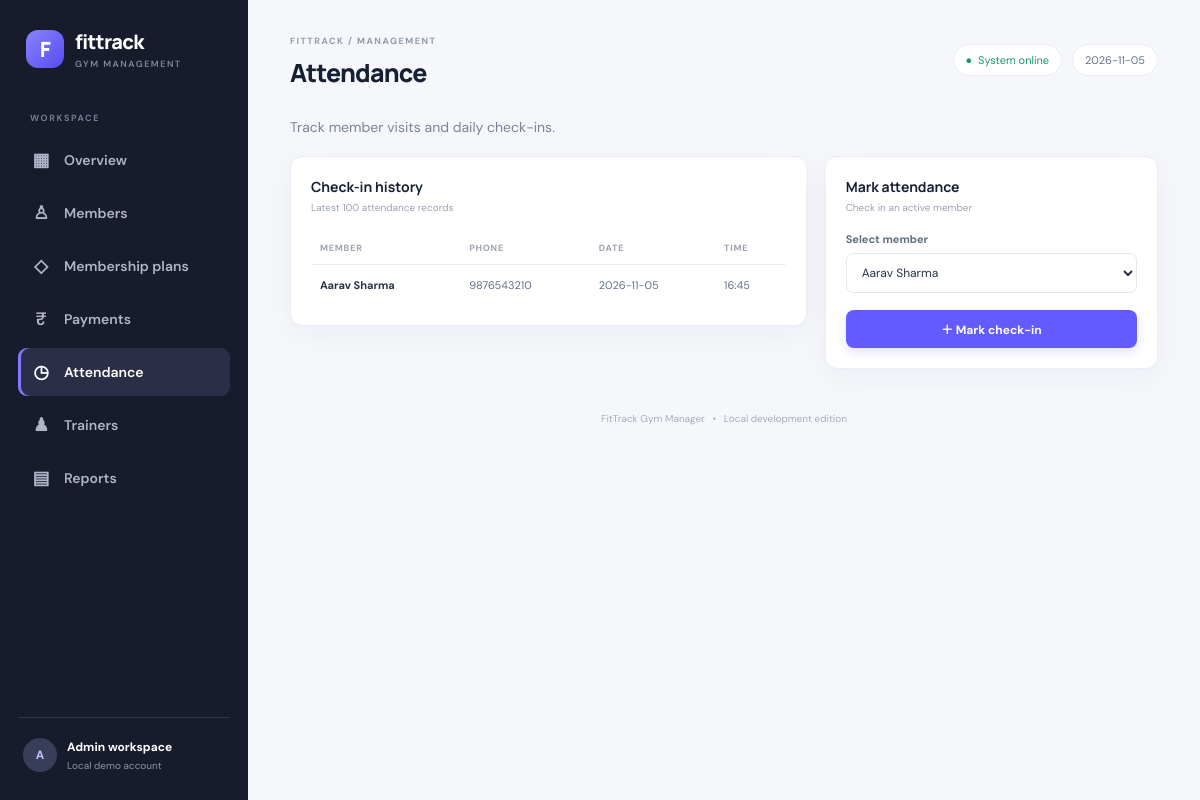
The app's page /attendance with its own data.
### tables this page shows
CREATE TABLE attendance (id INTEGER PRIMARY KEY AUTOINCREMENT,member_id INTEGER NOT NULL,checkin_date TEXT NOT NULL,checkin_time TEXT NOT NULL,FOREIGN KEY(member_id) REFERENCES members(id) ON DELETE CASCADE);

CREATE TABLE members (id INTEGER PRIMARY KEY AUTOINCREMENT,name TEXT NOT NULL,phone TEXT NOT NULL,email TEXT,gender TEXT,join_date TEXT NOT NULL,plan_id INTEGER,status TEXT NOT NULL DEFAULT 'Active',notes TEXT,FOREIGN KEY(plan_id) REFERENCES plans(id));

### app.py (the view, shortened to what this page needs)
@app.route("/attendance", methods=["GET", "POST"])
def attendance():
    with get_db() as db:
        rows = db.execute("""SELECT a.*,m.name AS member_name,m.phone FROM attendance a JOIN members m ON m.id=a.member_id
                             ORDER BY a.checkin_date DESC,a.id DESC LIMIT 100""").fetchall()
        member_rows = db.execute("SELECT id,name FROM members WHERE status='Active' ORDER BY name").fetchall()
    return render_template("attendance.html", attendance=rows, members=member_rows)

### app.py (called while the page is built)
def get_db():
    conn = sqlite3.connect(DB_PATH)
    conn.row_factory = sqlite3.Row
    conn.execute("PRAGMA foreign_keys = ON")
    return conn

@app.context_processor
def inject_globals():
    return {"today": date.today().isoformat()}

### templates/attendance.html
{% extends "base.html" %}{% block title %}Attendance{% endblock %}{% block heading %}Attendance{% endblock %}
{% block content %}<div class="welcome-row"><p>Track member visits and daily check-ins.</p></div><div class="content-grid"><section class="panel"><div class="panel-head"><div><h2>Check-in history</h2><p>Latest 100 attendance records</p></div></div><div class="table-wrap"><table><thead><tr><th>Member</th><th>Phone</th><th>Date</th><th>Time</th></tr></thead><tbody>{% for a in attendance %}<tr><td><b>{{ a.member_name }}</b></td><td>{{ a.phone }}</td><td>{{ a.checkin_date }}</td><td>{{ a.checkin_time }}</td></tr>{% else %}<tr><td colspan="4" class="empty">No attendance records.</td></tr>{% endfor %}</tbody></table></div></section>
<section class="panel"><div class="panel-head"><div><h2>Mark attendance</h2><p>Check in an active member</p></div></div>{% if members %}<form method="post" class="stack-form"><label>Select member<select name="member_id" required>{% for m in members %}<option value="{{ m.id }}">{{ m.name }}</option>{% endfor %}</select></label><button class="btn primary">＋ Mark check-in</button></form>{% else %}<div class="empty">No active members available.</div>{% endif %}</section></div>{% endblock %}

### static/style.css (style rules this page uses)
:root { --bg:#f5f7fb;--surface:#fff;--ink:#172033;--muted:#7b8497;--line:#e9edf4;--primary:#635bff;--primary-dark:#5148e5;--green:#17a673;--shadow:0 8px 28px rgba(25,35,60,.045) }
* { box-sizing:border-box }
body { margin:0;background:var(--bg);color:var(--ink);font-family:'DM Sans',sans-serif;font-size:14px }
.welcome-row { display:flex;justify-content:space-between;align-items:center;margin-bottom:20px }
.welcome-row p,.muted { color:var(--muted);margin:0 }
.btn { border:0;border-radius:8px;padding:10px 15px;font:700 12px 'DM Sans';text-decoration:none;display:inline-flex;align-items:center;justify-content:center;cursor:pointer }
.btn.primary { background:var(--primary);color:#fff;box-shadow:0 4px 10px #635bff30 }
.stat-card,.panel,.form-panel { background:var(--surface);border:1px solid var(--line);border-radius:12px;box-shadow:var(--shadow) }
.content-grid { display:grid;grid-template-columns:minmax(0,1.55fr) minmax(300px,1fr);gap:18px;align-items:start }
.panel { padding:20px;margin-bottom:18px;min-width:0 }
.panel-head { display:flex;justify-content:space-between;align-items:center;margin-bottom:18px }
.panel-head h2 { font:700 14px Manrope;margin:0 0 5px }
.panel-head p { margin:0;color:#9aa2b2;font-size:10px }
.table-wrap { overflow-x:auto }
table { border-collapse:collapse;width:100%;white-space:nowrap }
th { text-align:left;color:#9aa2b2;font-size:9px;text-transform:uppercase;letter-spacing:.8px;font-weight:700;padding:10px 9px;border-bottom:1px solid var(--line) }
td { padding:13px 9px;border-bottom:1px solid #f0f2f6;color:#657087;font-size:11px }
tbody tr:last-child td { border-bottom:0 }
td b { color:#293248;font-weight:700 }
.form-grid label,.stack-form label { display:grid;gap:7px;color:#626d83;font-size:11px;font-weight:700 }
.stack-form { display:grid;gap:14px }
.stack-form .btn { margin-top:3px }
input,select,textarea { width:100%;border:1px solid #e4e8f0;border-radius:7px;padding:10px 11px;background:#fff;color:#293248;font:400 12px 'DM Sans';outline:none }

### records on screen
attendance: member_name "Aarav Sharma", phone "9876543210", checkin_date "2026-11-05", checkin_time "16:45"

### other values on screen
form field member_id "Aarav Sharma"
